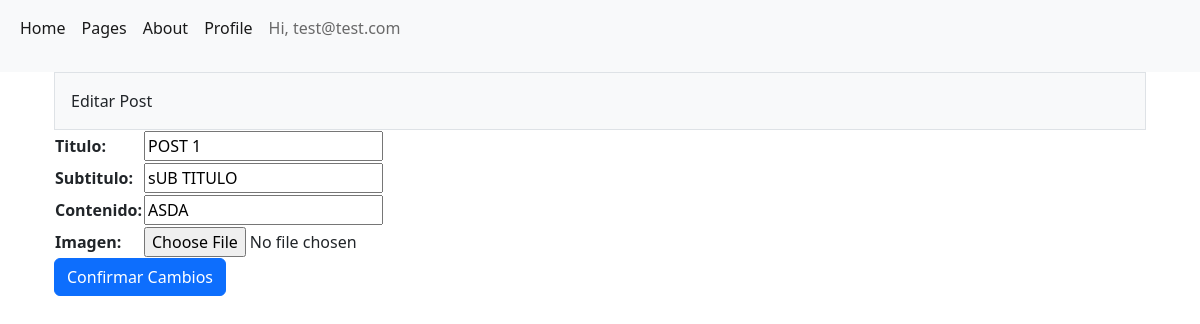
/pages/19/edit (signed in), run on the app's committed database.
### BlogApp/models.py (models this page shows, shortened)
class Post(models.Model):
    titulo = models.CharField(max_length=200)
    subtitulo = models.CharField(max_length=200)
    contenido = models.TextField()
    fecha_creacion = models.DateTimeField(auto_now_add=True)
    imagen = models.ImageField(upload_to='images/', blank=True, null=True)
    autor = models.ForeignKey('auth.User', on_delete=models.CASCADE)
    id = models.AutoField(primary_key=True)

### BlogApp/views.py (the view)
# urls.py: path('pages/<id>/edit', views.editPost, name='editPost'),
def editPost(request, id):
    post = Post.objects.get(id=id)
    if request.method == 'POST':
        form = PostForm(request.POST)
        if form.is_valid():
            data = form.cleaned_data
            post.titulo = data['titulo']
            post.subtitulo = data['subtitulo']
            post.contenido = data['contenido']
            post.imagen = data['imagen']
            post.save()
            post = Post.objects.all()
            context = {'posts': post}
            return render(request, 'BlogApp/pages.html', context)
    else:
        form = PostForm(initial={ 'titulo': post.titulo, 'subtitulo': post.subtitulo, 'contenido': post.contenido, 'imagen': post.imagen})
    return render(request, 'BlogApp/editPost.html', {'form': form})

### BlogApp/forms.py
class PostForm(forms.Form):
    titulo = forms.CharField(max_length=200)
    subtitulo = forms.CharField(max_length=200)
    contenido = forms.CharField(max_length=500)
    imagen = forms.ImageField(required=False)

### BlogApp/templates/BlogApp/editPost.html (shortened to what this page needs)
{% extends "BlogApp/model.html" %}
{% block content %}
<div class="container px-4">
    <div class="row gx-5">
      <div class="col">
        <div class="p-3 border bg-light">Editar Post</div>
        <form method="POST" enctype="multipart/form-data">
            <table>
                {{form.as_table}}
            </table>
            <button class="btn btn-primary" type="submit">Confirmar Cambios</button>
        </form>
      </div>
    </div>
</div>
{% endblock %}

### BlogApp/templates/BlogApp/model.html (shortened to what this page needs)
<!DOCTYPE html>
<html lang="en">
  <head>
    <link
      href="https://cdn.jsdelivr.net/npm/bootstrap@5.2.0-beta1/dist/css/bootstrap.min.css"
      rel="stylesheet"
    />
  </head>
  <body>
    <nav class="navbar navbar-expand-lg bg-light">
        <div class="container-fluid">
          <div class="collapse navbar-collapse" id="navbarSupportedContent">
            <ul class="navbar-nav me-auto mb-2 mb-lg-0">
              <li class="nav-item">
                <a class="nav-link active" aria-current="page" href="{% url 'home' %}">Home</a>
              </li>
              <li class="nav-item">
                <a class="nav-link active" aria-current="page" href="{% url 'pages' %}">Pages</a>
              </li>
              <li class="nav-item">
                <a class="nav-link active" aria-current="page" href="{% url 'about' %}">About</a>
              </li>
              {% if not request.user.is_authenticated %}
              <li class="nav-item">
                <a class="nav-link active" aria-current="page" href="{% url 'login' %}">Login</a>
              </li>
              {% else %}
              <li class="nav-item">
                <a class="nav-link active" aria-current="page" href="{% url 'profile' %}">Profile</a>
              </li>
              {% endif %}
              {% if request.user.is_authenticated %}
              <li class="nav-item">
                <p style="color:dimgray" class="nav-link active">Hi, {{user.username}}</p>
              </li>
              {% endif %}
          </div>
        </div>
      </nav>
      {% block content %}
      {% endblock %}
  </body>
</html>

### data on the page
Post: titulo "POST 1", subtitulo "sUB TITULO", contenido "ASDA"

### other printed values
{{ user.username }} "test@test.com"
